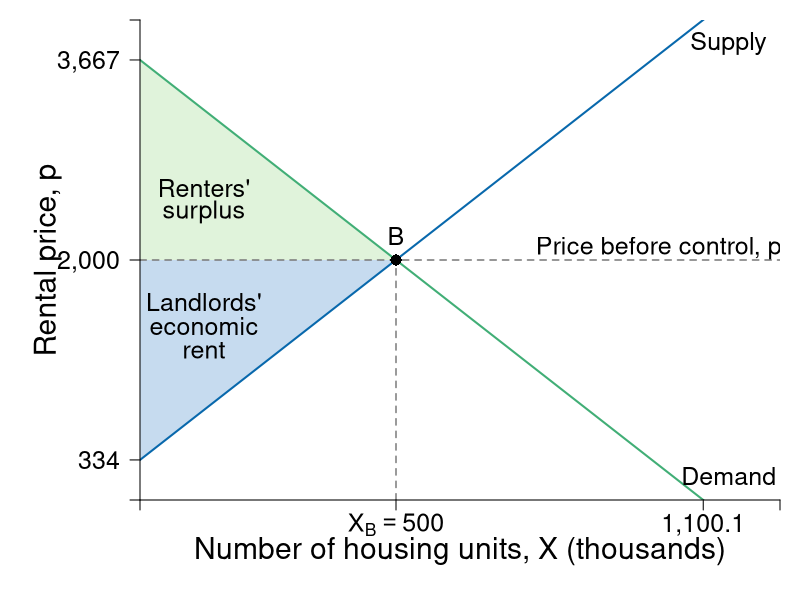

Here is the R script that generated this plot:
require(shape)
pdf(file = "public_mechanism/landlord_no_rc.pdf", width = 9, height = 7)

# Set parameters for graphics
axislabelsize <- 1.8
labelsize <- 1.5
namesize <- 1.8
annotatesize <- 1.5
graphlinewidth <- 2
segmentlinewidth <- 1.5

COL <- c("#7fc97f", "#beaed4", "#fdc086", "#ffff99", "#386cb0", "#f0027f", "#bf5b17", "#666666")
COLA <- c("#e0f3db", "#99d8c9","#66c2a4","#41ae76", "#238b45", "#005824")
COLB <- c("#c6dbef", "#4eb3d3", "#2b8cbe", "#0868ac","#084081")
COLC <- c("#fcfbfd", "#efedf5", "#dadaeb", "#bcbddc", "#9e9ac8", "#807dba", "#6a51a3", "#54278f", "#3f007d")
grays <- gray.colors(25, start = 1, end = 0, alpha = 1)

par(mar =  c(5, 7, 1, 1))

# Demand <- function(x, rmax = 20, xmax = 12, n = 8) {
#   rmax - (rmax/(n*xmax))*x
# }

mrsA <- function(x, rmax = 20, xmax = 10) {
  rmax - (rmax/xmax)*x
}

#uA <- function(x, y, rmax, rmax = 20, xmax = 10) {
#  y + rmax*x - (1/2)(rmax/xmax)*x^2
#}


# Supply <- function(x, c1 = 0.75, c2 = 0.0465){
#   c1 + 4*c2*x
# }

Demand <- function(x, c2 = 3667, m = 10/3) {
  c2 - m*x
}

Supply <- function(x, c1 = 334, m = 10/3){
  c1 + m*x
}

# xlims <- c(0, 130)
# ylims <- c(0, 22)

xlims <- c(0, 1250)
ylims <- c(0, 4000)

npts <- 501 
x <- seq(xlims[1], xlims[2], length.out = npts)
y <- seq(ylims[1], ylims[2], length.out = npts) 
a <- c(46.08, 55, 64)
b <- c(46.08, 55, 64)

plot(0, 0, xlim = xlims, ylim = ylims, type = "n",
     xlab = expression(paste("")),
     ylab = expression(paste("")), 
     xaxt = "n", 
     yaxt = "n", 
     cex.lab = axislabelsize, 
     bty = "n",
     xaxs = "i", 
     yaxs = "i")


ticksy <- c(0, 334, 2000, 3667, ylims[2])
ylabels <- c(NA, 334, "2,000", "3,667", NA)
ticksx <- c(0, 500, 1100.1, xlims[2])
xlabels <- c(NA, expression(paste(X[B]) == 500), "1,100.1", NA)

npts <- 500 
xx1 <- seq(xlims[1], xlims[2], length.out = npts)

#Draw the polygon for landlord surplus
xpoly1 <- c(0, 500, 0)
ypoly1 <- c(2000, 2000, 3667)
polygon(x = xpoly1, y = ypoly1, col=COLA[1], density=NULL, border = NA)


#Draw the polygon for renter loss
# xpoly3 <- c(28.226, 28.226, 48.817)
# ypoly3 <- c( 9.83, 14.1196, 9.83)
# polygon(x = xpoly3, y = ypoly3, col=COLA[1], density=NULL, border = NA)

#Draw the polygon for LL loss
# xpoly4 <- c(28.226, 28.226, 48.817)
# ypoly4 <- c(6, 9.83, 9.83)
# polygon(x = xpoly4, y = ypoly4, col=COLB[1], density=NULL, border = NA)


# Draw now renters surplus
xpoly5 <- c(0, 0, 500)
ypoly5 <- c(2000, 334, 2000)
polygon(x = xpoly5, y = ypoly5, col=COLB[1], density=NULL, border = NA)

#text(51, 5.5, expression(paste("Landlord Surplus Lost")), xpd = TRUE, cex = labelsize) 

#Segments
segments(0, 2000, xlims[2], 2000, lty = 2, grays[20] , lwd = segmentlinewidth)
segments(500, 0, 500, 2000, lty = 2, col = grays[20] , lwd = segmentlinewidth)
#segments(0, 1500, xlims[2], 1500, lty = 2, grays[20] , lwd = segmentlinewidth)

# segments(0, 6, xlims[2], 6, lty = 2, grays[20] , lwd = segmentlinewidth)
# segments(28.226, 0, 28.226, 14.1196, lty = 2, grays[20] , lwd = segmentlinewidth)

#Lines for mrs graph
lines(xx1, Demand(xx1), col = COLA[4], lwd = graphlinewidth)
lines(xx1, Supply(xx1), col = COLB[4], lwd = graphlinewidth)

# Points
points(500, 2000, pch = 16, col = "black", cex = 1.5)
text(500, 2200, expression(paste(B)), xpd = TRUE, cex = labelsize)


# text(1050, 2100, expression("Price before control"), cex = labelsize)
# text(1050, 1400, expression(paste("Rent control price")), cex = labelsize)


#Label axes
mtext(expression(paste("Number of housing units, ", X, " (thousands)")), side=1, line = 2.5, cex = axislabelsize)
text(-180, 0.5*ylims[2], expression(paste("Rental price, ", p)), xpd = TRUE, cex = axislabelsize, srt = 90) 

# Labels
text(125, 1650, expression(paste("Landlords'")), xpd = TRUE, cex = labelsize)
text(125, 1450, expression(paste("economic")), xpd = TRUE, cex = labelsize)
text(125, 1250, expression(paste("rent")), xpd = TRUE, cex = labelsize)

text(125, 2600, expression(paste("Renters'")), xpd = TRUE, cex = labelsize) 
text(125, 2400, expression(paste("surplus")), xpd = TRUE, cex = labelsize)

#text(100, 10.25, expression("Price, Before"), cex = labelsize)
#text(100, 5.5, expression(paste("Rent Control Price")), cex = labelsize)
text(1025, 2100, expression(paste("Price before control, ", p[B])), cex = labelsize)


text(1150, 200, expression("Demand"), cex = labelsize)
text(1150, 3800, expression("Supply"), cex = labelsize)


axis(1, at = ticksx, pos = 0, labels = xlabels, cex.axis = labelsize)
axis(2, at = ticksy, pos = 0, labels = ylabels, las = 1, cex.axis = labelsize)

dev.off()
